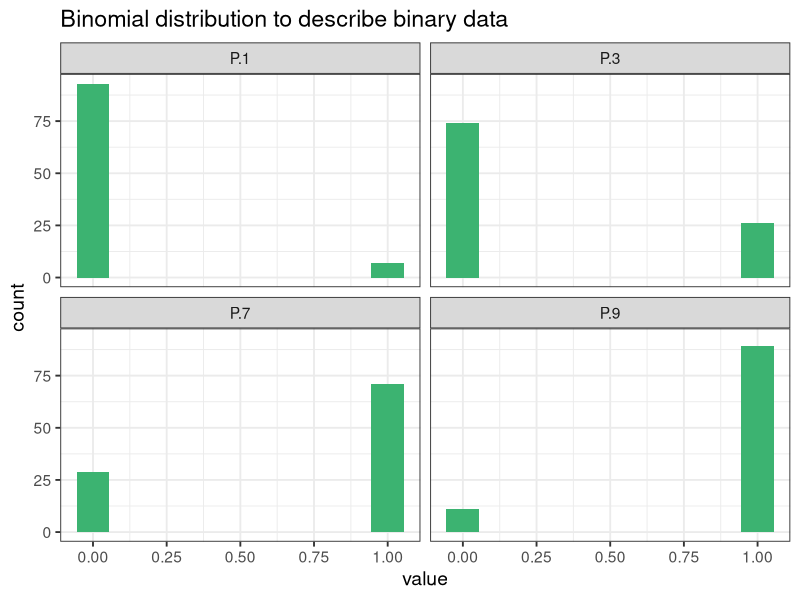

R code for this plot:
## ---- chunk 1

library(tidyverse)
theme_set(theme_bw(base_size = 14)) # set global theme

set.seed(123) # for reproducibility
P.1 <- rbinom(100, size = 1, prob = 0.1)
P.3 <- rbinom(100, size = 1, prob = 0.3)
P.7 <- rbinom(100, size = 1, prob = 0.7)
P.9 <- rbinom(100, size = 1, prob = 0.9)
binomial_data <- data.frame(P.1, P.3, P.7, P.9)
## ---- chunk 2
binomial_data |>
  pivot_longer(1:4, names_to = "P", 
               values_to = "value") |> 
  ggplot(aes(value))+
  geom_histogram(fill = "MediumSeaGreen", 
                 bins =10)+
  facet_wrap(~P)+
  labs(title = "Binomial distribution to describe binary data")
